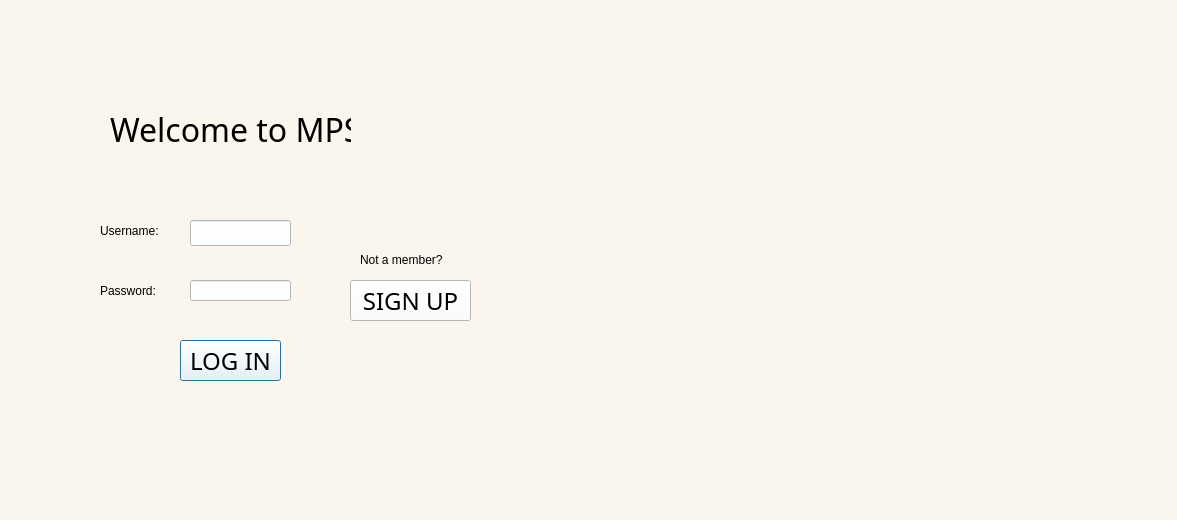
<?xml version="1.0" encoding="UTF-8"?>
<ui version="4.0">
 <class>LogInForm</class>
 <widget class="QDialog" name="LogInForm">
  <property name="geometry">
   <rect>
    <x>0</x>
    <y>0</y>
    <width>1177</width>
    <height>520</height>
   </rect>
  </property>
  <property name="windowTitle">
   <string>Log In Page</string>
  </property>
  <property name="windowIcon">
   <iconset>
    <normaloff>../../../../Downloads/logo-miu.ico</normaloff>../../../../Downloads/logo-miu.ico</iconset>
  </property>
  <property name="styleSheet">
   <string notr="true">background-color: rgb(250, 246, 238);</string>
  </property>
  <widget class="QLabel" name="LOGO">
   <property name="geometry">
    <rect>
     <x>520</x>
     <y>0</y>
     <width>641</width>
     <height>511</height>
    </rect>
   </property>
   <property name="text">
    <string/>
   </property>
   <property name="pixmap">
    <pixmap>../../../../Downloads/logo-miu.png</pixmap>
   </property>
  </widget>
  <widget class="QLabel" name="UserName">
   <property name="geometry">
    <rect>
     <x>100</x>
     <y>220</y>
     <width>71</width>
     <height>21</height>
    </rect>
   </property>
   <property name="styleSheet">
    <string notr="true">font: 14pt &quot;Agency FB&quot;;</string>
   </property>
   <property name="text">
    <string>Username:</string>
   </property>
  </widget>
  <widget class="QLabel" name="Password">
   <property name="geometry">
    <rect>
     <x>100</x>
     <y>280</y>
     <width>71</width>
     <height>21</height>
    </rect>
   </property>
   <property name="styleSheet">
    <string notr="true">font: 14pt &quot;Agency FB&quot;;</string>
   </property>
   <property name="text">
    <string>Password:</string>
   </property>
  </widget>
  <widget class="QLineEdit" name="PW">
   <property name="geometry">
    <rect>
     <x>190</x>
     <y>280</y>
     <width>101</width>
     <height>21</height>
    </rect>
   </property>
   <property name="styleSheet">
    <string notr="true">font: 12pt &quot;Agency FB&quot;;
background-color: rgb(252, 254, 255);</string>
   </property>
   <property name="echoMode">
    <enum>QLineEdit::Password</enum>
   </property>
  </widget>
  <widget class="QPushButton" name="LOGIN">
   <property name="geometry">
    <rect>
     <x>180</x>
     <y>340</y>
     <width>101</width>
     <height>41</height>
    </rect>
   </property>
   <property name="font">
    <font>
     <family>Agency FB</family>
     <pointsize>18</pointsize>
     <italic>false</italic>
     <bold>false</bold>
    </font>
   </property>
   <property name="styleSheet">
    <string notr="true">font: 18pt &quot;Agency FB&quot;;
background-color: rgb(252, 254, 255);</string>
   </property>
   <property name="text">
    <string>LOG IN</string>
   </property>
  </widget>
  <widget class="QLabel" name="ErrorMs">
   <property name="geometry">
    <rect>
     <x>90</x>
     <y>410</y>
     <width>371</width>
     <height>31</height>
    </rect>
   </property>
   <property name="styleSheet">
    <string notr="true">font: 14pt &quot;Agency FB&quot;;</string>
   </property>
   <property name="text">
    <string/>
   </property>
  </widget>
  <widget class="QLabel" name="label_2">
   <property name="geometry">
    <rect>
     <x>110</x>
     <y>109</y>
     <width>241</width>
     <height>41</height>
    </rect>
   </property>
   <property name="font">
    <font>
     <family>Agency FB</family>
     <pointsize>24</pointsize>
     <italic>false</italic>
     <bold>false</bold>
    </font>
   </property>
   <property name="styleSheet">
    <string notr="true">font: 24pt &quot;Agency FB&quot;;</string>
   </property>
   <property name="text">
    <string>Welcome to MPS</string>
   </property>
  </widget>
  <widget class="QLabel" name="label">
   <property name="geometry">
    <rect>
     <x>360</x>
     <y>250</y>
     <width>131</width>
     <height>20</height>
    </rect>
   </property>
   <property name="focusPolicy">
    <enum>Qt::NoFocus</enum>
   </property>
   <property name="styleSheet">
    <string notr="true">font: 14pt &quot;Agency FB&quot;;</string>
   </property>
   <property name="text">
    <string>Not a member?</string>
   </property>
  </widget>
  <widget class="QPushButton" name="SIGNUP">
   <property name="geometry">
    <rect>
     <x>350</x>
     <y>280</y>
     <width>121</width>
     <height>41</height>
    </rect>
   </property>
   <property name="font">
    <font>
     <family>Agency FB</family>
     <pointsize>18</pointsize>
     <italic>false</italic>
     <bold>false</bold>
    </font>
   </property>
   <property name="styleSheet">
    <string notr="true">font: 18pt &quot;Agency FB&quot;;
background-color: rgb(252, 254, 255);</string>
   </property>
   <property name="text">
    <string>SIGN UP</string>
   </property>
  </widget>
  <widget class="QLineEdit" name="UN">
   <property name="geometry">
    <rect>
     <x>190</x>
     <y>220</y>
     <width>101</width>
     <height>26</height>
    </rect>
   </property>
   <property name="styleSheet">
    <string notr="true">font: 12pt &quot;Agency FB&quot;;
background-color: rgb(252, 254, 255);</string>
   </property>
  </widget>
 </widget>
 <resources/>
 <connections/>
</ui>
